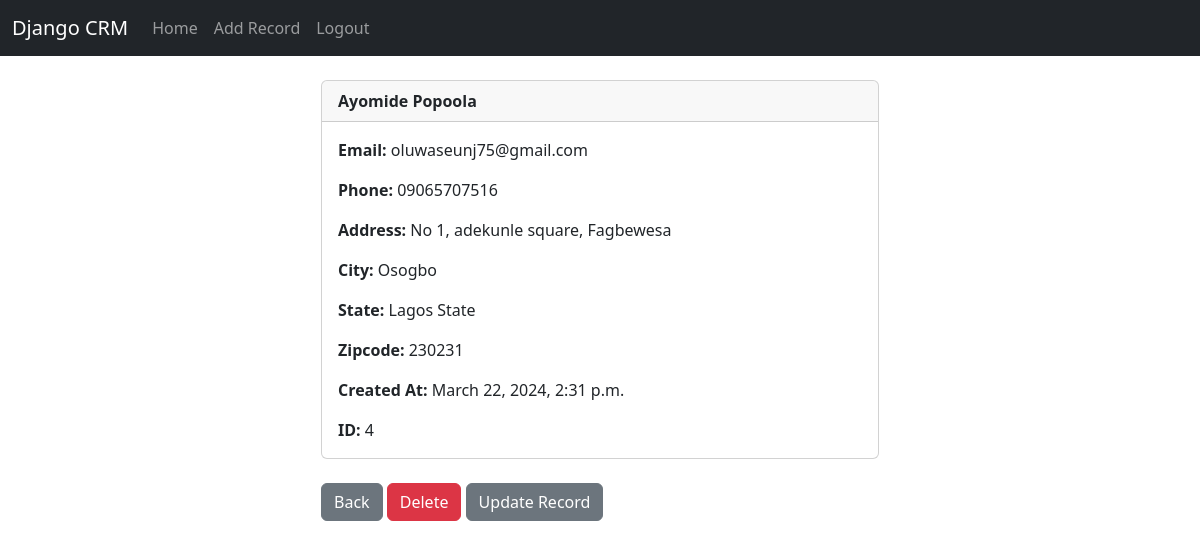
The app's page /record/4 (signed in) with its own data.
### crm_app/models.py (models this page shows, shortened)
class Record(models.Model):
     created_at = models.DateTimeField(auto_now_add=True)
     first_name = models.CharField(max_length=50)
     last_name = models.CharField(max_length=50)
     email = models.CharField(max_length=100)
     phone = models.CharField(max_length=15)
     address = models.CharField(max_length=100)
     city = models.CharField(max_length=50)
     state = models.CharField(max_length=50)
     zipcode = models.CharField(max_length=20)
     state = models.CharField(max_length=50)

### crm_app/views.py (the view)
# urls.py: path('record/<int:pk>', views.customer_record, name='record'),
def customer_record(request,pk):
     if request.user.is_authenticated:
          customer_record = Record.objects.get(id=pk)
          return render(request, 'record.html', {'customer_record':customer_record})
     else:
          messages.success(request, "You must be logged in to view that page")
          return redirect("home")

### crm_app/templates/record.html
{% extends 'base.html' %} {% block content %}
<div class="card col-md-6 offset-md-3">
    <div class="card-header">
        <strong>{{customer_record.first_name}} {{customer_record.last_name}}</strong>
    </div>
    <div class="card-body">
          <p class="card-text">
               <strong>Email: </strong>{{customer_record.email}}
          </p>
          <p class="card-text">
               <strong>Phone: </strong>{{customer_record.phone}}
          </p>
          <p class="card-text"><strong>Address: </strong>{{customer_record.address}}<p/>
          <p class="card-text"><strong>City: </strong>{{customer_record.city}}</p>
          <p class="card-text"><strong>State: </strong>{{customer_record.state}}<p/>
          <p class="card-text"><strong>Zipcode: </strong>{{customer_record.zipcode}}<p/>
          <p class="card-text"><strong>Created At: </strong>{{customer_record.created_at}}</p>
          <p class="card-text"><strong>ID: </strong>{{customer_record.id }}</p>
    </div>
</div>
<br>
<div class="col-6 mx-auto">
     <a href="{% url 'home' %}" class = 'btn btn-secondary'>Back</a>
     <a href="{% url 'delete-record' customer_record.id %}" class = 'btn btn-danger'>Delete</a>
     <a href="{% url 'update-record' customer_record.id %}" class = 'btn btn-secondary'>Update Record</a>
</div>
{% endblock %}

### records on screen
Record: first_name "Ayomide", last_name "Popoola", email "oluwaseunj75@gmail.com", phone "09065707516", address "No 1, adekunle square, Fagbewesa", city "Osogbo", state "Lagos State", zipcode "230231", created_at "March 22, 2024, 2:31 p.m.", id "4"
